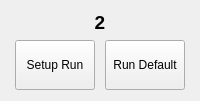
          <widget class="QWidget" name="S2Page2">
           <layout class="QGridLayout" name="gridLayout_36">
            <item row="3" column="0">
             <widget class="QPushButton" name="setupB_2">
              <property name="sizePolicy">
               <sizepolicy hsizetype="Fixed" vsizetype="Fixed">
                <horstretch>0</horstretch>
                <verstretch>0</verstretch>
               </sizepolicy>
              </property>
              <property name="minimumSize">
               <size>
                <width>0</width>
                <height>50</height>
               </size>
              </property>
              <property name="baseSize">
               <size>
                <width>0</width>
                <height>0</height>
               </size>
              </property>
              <property name="text">
               <string>Setup Run</string>
              </property>
             </widget>
            </item>
            <item row="2" column="0" colspan="2">
             <spacer name="topVSpacer_22">
              <property name="orientation">
               <enum>Qt::Vertical</enum>
              </property>
              <property name="sizeType">
               <enum>QSizePolicy::Minimum</enum>
              </property>
              <property name="sizeHint" stdset="0">
               <size>
                <width>0</width>
                <height>0</height>
               </size>
              </property>
             </spacer>
            </item>
            <item row="4" column="0" colspan="2">
             <spacer name="botVSpacer_22">
              <property name="orientation">
               <enum>Qt::Vertical</enum>
              </property>
              <property name="sizeType">
               <enum>QSizePolicy::Minimum</enum>
              </property>
              <property name="sizeHint" stdset="0">
               <size>
                <width>0</width>
                <height>0</height>
               </size>
              </property>
             </spacer>
            </item>
            <item row="1" column="0" colspan="2">
             <widget class="QLabel" name="casN_22">
              <property name="sizePolicy">
               <sizepolicy hsizetype="MinimumExpanding" vsizetype="Fixed">
                <horstretch>0</horstretch>
                <verstretch>0</verstretch>
               </sizepolicy>
              </property>
              <property name="minimumSize">
               <size>
                <width>0</width>
                <height>0</height>
               </size>
              </property>
              <property name="font">
               <font>
                <pointsize>14</pointsize>
                <weight>75</weight>
                <bold>true</bold>
               </font>
              </property>
              <property name="text">
               <string>2</string>
              </property>
              <property name="alignment">
               <set>Qt::AlignCenter</set>
              </property>
             </widget>
            </item>
            <item row="3" column="1">
             <widget class="QPushButton" name="runDefault_2">
              <property name="sizePolicy">
               <sizepolicy hsizetype="Fixed" vsizetype="Fixed">
                <horstretch>0</horstretch>
                <verstretch>0</verstretch>
               </sizepolicy>
              </property>
              <property name="minimumSize">
               <size>
                <width>0</width>
                <height>50</height>
               </size>
              </property>
              <property name="sizeIncrement">
               <size>
                <width>0</width>
                <height>0</height>
               </size>
              </property>
              <property name="baseSize">
               <size>
                <width>0</width>
                <height>0</height>
               </size>
              </property>
              <property name="text">
               <string>Run Default</string>
              </property>
             </widget>
            </item>
           </layout>
          </widget>
